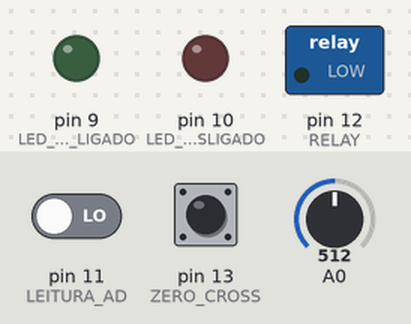
A sketch run on a simulated Arduino Uno, built with avr-gcc and run on an emulated ATmega328P. On the bench: switched loads named in the sketch (green lamp = pin HIGH), output pins drawn as LEDs (lit = HIGH). The test bench sets the inputs (shaded band); at power-on: pin 13 (ZERO_CROSS) HIGH, pin 11 (LEITURA_AD) LOW, A0 = 512.

Above: at 0.8 s.
0.9 s: pin 13 (ZERO_CROSS) pulled LOW for 0.15 s
At 1.8 s:
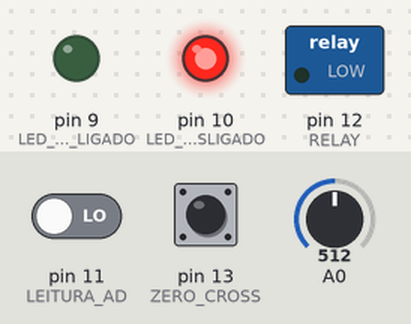
Timing chart, 0 to 3.9 s (numbered marks = the images above; inputs shaded):
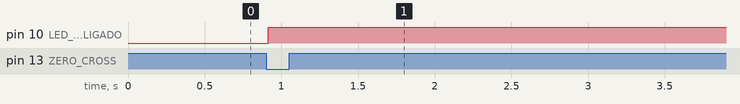

The sketch:

src.ino
```cpp
#include <avr/io.h>
#include <avr/interrupt.h>
#include <util/delay.h>
#include <Arduino.h>

#define LED_VERDE_LIGADO (1 << PB1)
#define LED_VERMELHO_DESLIGADO (1 << PB2)
#define SENSOR_CONVERSAO 0
#define LEITURA_AD (1 << PB3)
#define RELAY (1 << PB4)
#define ZERO_CROSS (1 << PB5) // Define o pino de entrada do cruzamento por zero como P1.5


float Leitura_AD;
float tensao = 0;
float media;
float tensao_int;
int amostras = 100;

void configADC()
{
    ADMUX = (1 << REFS0);                                              // Para Aref=AVcc
    ADCSRA = (1 << ADEN) | (1 << ADPS2) | (1 << ADPS1) | (1 << ADPS0); // Prescaler de 128
    ADCSRB = 0;                                                        // Conversão Única
}

void iniciarADC()
{
    ADMUX |= (ADMUX & 0xF8) | SENSOR_CONVERSAO; // Seleciona o canal 0
    ADCSRA |= (1 << ADSC);                      // Inicia conversão
}

int main(void)
{
    Serial.begin(9600);

    DDRB |= LED_VERDE_LIGADO | LED_VERMELHO_DESLIGADO | RELAY;     // Configura o pino do LED como saída
    PORTB &= ~(LED_VERDE_LIGADO | LED_VERMELHO_DESLIGADO | RELAY); // Apaga o LED

    configADC(); // Configura o ADC

    // Configure o pino de entrada do cruzamento por zero (P1.5) como entrada
    DDRB &= ~ZERO_CROSS;

    // Ative o resistor de pull-up para o pino de entrada do cruzamento por zero
    PORTB |= ZERO_CROSS;

    while (1)
    {

        // Aguarde uma borda de descida no pino de entrada do cruzamento por zero
        while (PINB & ZERO_CROSS)
            ;

        tensao = 0;

        for(int i = 0; i < amostras; i++)
        {

        iniciarADC(); // Inicia a conversão

        while ((ADCSRA & (1 << ADSC)) == (1 << ADSC))
            ; // Esperar a conversão

        Leitura_AD = ADC; // Armazenamento da leitura

        tensao_int = (Leitura_AD * 3.00) / 1023.00; // Cálculo da Tensão

        tensao += tensao_int;
        }

        media = tensao / amostras;

       //Serial.println(media);
        //_delay_ms(500);

        if(PINB & LEITURA_AD)
        {
            if(media > 0.410 && media < 0.520)
            {
          //     Serial.println("Luz Ligada");
                PORTB |= LED_VERDE_LIGADO;        // Acende o LED
                PORTB &= ~LED_VERMELHO_DESLIGADO; // Apaga o LED
                _delay_ms(5);
                PORTB |= RELAY;                   // Liga o Relay
            }
            else
            {
            // Serial.println("Luz Desligada");
                PORTB &= ~LED_VERDE_LIGADO;       // Apaga o LED
                PORTB |= LED_VERMELHO_DESLIGADO;  // Acende o LED
                PORTB &= ~RELAY;                  // Desliga o Relay
            }
        }
        else
        {
            if(media > 1.040 && media < 1.290)
            {
              //Serial.println("Luz Ligada");
                PORTB |= LED_VERDE_LIGADO;        // Acende o LED
                PORTB &= ~LED_VERMELHO_DESLIGADO; // Apaga o LED
                _delay_ms(5);
                PORTB |= RELAY;                   // Liga o Relay
            }
            else
            {
                //Serial.println("Luz Desligada");
                PORTB &= ~LED_VERDE_LIGADO;       // Apaga o LED
                PORTB |= LED_VERMELHO_DESLIGADO;  // Acende o LED
                PORTB &= ~RELAY;                  // Desliga o Relay
            }
        }
    }
}
```

Measured:
- after the input at 0.9 s, pin 10 (LED_VERMELHO_DESLIGADO): LOW → HIGH at once
